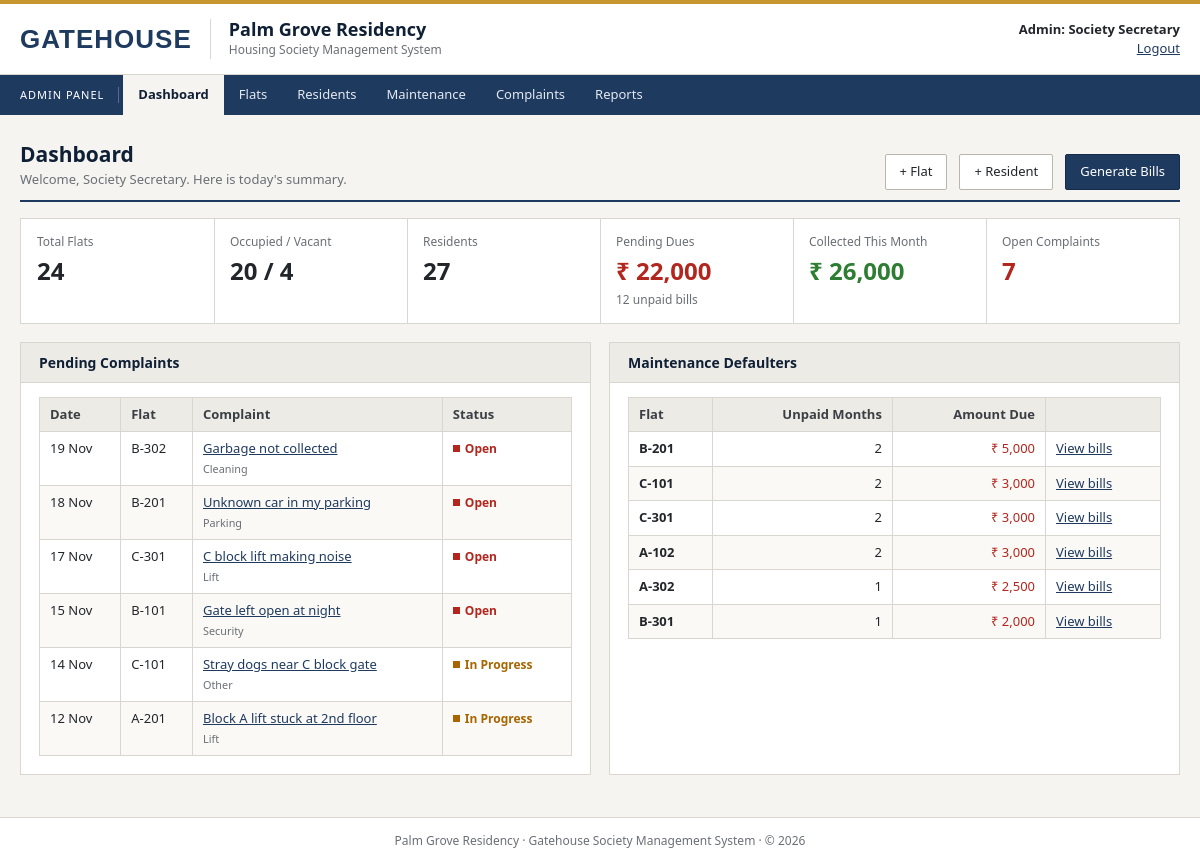
Page /admin/dashboard.php (signed in) on the committed database.
### tables this page shows
CREATE TABLE complaints (
    complaint_id   INT AUTO_INCREMENT PRIMARY KEY,
    flat_id        INT          NOT NULL,
    category       ENUM('Plumbing','Electrical','Lift','Security','Cleaning','Parking','Other') NOT NULL,
    subject        VARCHAR(150) NOT NULL,
    description    TEXT         NOT NULL,
    status         ENUM('Open','In Progress','Resolved') NOT NULL DEFAULT 'Open',
    admin_remarks  VARCHAR(255),
    created_at     TIMESTAMP DEFAULT CURRENT_TIMESTAMP,
    resolved_on    DATE NULL,
    FOREIGN KEY (flat_id) REFERENCES flats(flat_id) ON DELETE CASCADE
);

CREATE TABLE flats (
    flat_id     INT AUTO_INCREMENT PRIMARY KEY,
    flat_no     VARCHAR(10)  NOT NULL UNIQUE,    
    password    VARCHAR(255) NOT NULL,           
    block       VARCHAR(5)   NOT NULL,
    floor_no    INT          NOT NULL,
    flat_type   ENUM('1BHK','2BHK','3BHK') NOT NULL,
    area_sqft   INT          NOT NULL,
    status      ENUM('Occupied','Vacant') NOT NULL DEFAULT 'Vacant',
    created_at  TIMESTAMP DEFAULT CURRENT_TIMESTAMP
);

### admin/dashboard.php (the view, shortened to what this page needs)
<?php
require_once '../config/db.php';
$totalFlats    = db_value($conn, "SELECT COUNT(*) FROM flats");
$occupied      = db_value($conn, "SELECT COUNT(*) FROM flats WHERE status = 'Occupied'");
$residents     = db_value($conn, "SELECT COUNT(*) FROM residents");
$unpaidCount   = db_value($conn, "SELECT COUNT(*) FROM maintenance_bills WHERE status = 'Unpaid'");
$unpaidAmount  = db_value($conn, "SELECT COALESCE(SUM(amount), 0) FROM maintenance_bills WHERE status = 'Unpaid'");
$collectedThisMonth = db_value($conn,
    "SELECT COALESCE(SUM(amount), 0) FROM maintenance_bills
     WHERE status = 'Paid' AND DATE_FORMAT(paid_on, '%Y-%m') = DATE_FORMAT(CURDATE(), '%Y-%m')");
$openComplaints = db_value($conn, "SELECT COUNT(*) FROM complaints WHERE status <> 'Resolved'");
$pending = $conn->query(
    "SELECT c.complaint_id, c.subject, c.category, c.status, c.created_at, f.flat_no
     FROM complaints c JOIN flats f ON f.flat_id = c.flat_id
     WHERE c.status <> 'Resolved'
     ORDER BY c.created_at DESC LIMIT 6");
$defaulters = $conn->query(
    "SELECT f.flat_no, COUNT(*) AS months, SUM(b.amount) AS due
     FROM maintenance_bills b JOIN flats f ON f.flat_id = b.flat_id
     WHERE b.status = 'Unpaid'
     GROUP BY f.flat_id
     ORDER BY due DESC LIMIT 6");
$base = '../'; $role = 'admin'; $page = 'dashboard'; $title = 'Admin Dashboard';
include '../includes/header.php';
?>
<div class="page-head">
    <div><h1>Dashboard</h1><p>Welcome, <?= e($_SESSION['admin_name']) ?>. Here is today's summary.</p></div>
    <div class="actions">
        <a href="flat_add.php" class="btn btn-light">+ Flat</a>
        <a href="resident_add.php" class="btn btn-light">+ Resident</a>
        <a href="bill_generate.php" class="btn">Generate Bills</a>
    </div>
</div>
<div class="stats">
    <div class="stat"><div class="label">Total Flats</div><div class="value"><?= $totalFlats ?></div></div>
    <div class="stat"><div class="label">Occupied / Vacant</div><div class="value"><?= $occupied ?> / <?= $totalFlats - $occupied ?></div></div>
    <div class="stat"><div class="label">Residents</div><div class="value"><?= $residents ?></div></div>
    <div class="stat bad"><div class="label">Pending Dues</div><div class="value"><?= money($unpaidAmount) ?></div><div class="sub"><?= $unpaidCount ?> unpaid bills</div></div>
    <div class="stat good"><div class="label">Collected This Month</div><div class="value"><?= money($collectedThisMonth) ?></div></div>
    <div class="stat bad"><div class="label">Open Complaints</div><div class="value"><?= $openComplaints ?></div></div>
</div>
<div class="grid-2">
    <div class="card">
        <h2>Pending Complaints</h2>
        <div class="table-wrap">
            <table>
                <thead><tr><th>Date</th><th>Flat</th><th>Complaint</th><th>Status</th></tr></thead>
                <tbody>
                <?php while ($c = $pending->fetch_assoc()): ?>
                    <tr>
                        <td><?= date('d M', strtotime($c['created_at'])) ?></td>
                        <td><?= e($c['flat_no']) ?></td>
                        <td class="wrap" style="min-width:160px"><a href="complaint_edit.php?id=<?= $c['complaint_id'] ?>"><?= e($c['subject']) ?></a><br><small><?= e($c['category']) ?></small></td>
                        <td><?= badge($c['status']) ?></td>
                    </tr>
                <?php endwhile; ?>
                </tbody>
            </table>
        </div>
    </div>
    <div class="card">
        <h2>Maintenance Defaulters</h2>
        <div class="table-wrap">
            <table>
                <thead><tr><th>Flat</th><th class="num">Unpaid Months</th><th class="num">Amount Due</th><th></th></tr></thead>
                <tbody>
                <?php while ($d = $defaulters->fetch_assoc()): ?>
                    <tr>
                        <td><b><?= e($d['flat_no']) ?></b></td>
                        <td class="num"><?= $d['months'] ?></td>
                        <td class="num" style="color:var(--red)"><?= money($d['due']) ?></td>
                        <td><a href="bills.php?q=<?= urlencode($d['flat_no']) ?>&status=Unpaid">View bills</a></td>
                    </tr>
                <?php endwhile; ?>
                </tbody>
            </table>
        </div>
    </div>
</div>
<?php include '../includes/footer.php'; ?>

### includes/header.php (shortened to what this page needs)
<?php
$base  = $base  ?? '';
$role  = $role  ?? '';
$page  = $page  ?? '';
if ($role === 'admin') {
    $menu = [
        'dashboard'  => ['Dashboard',   'admin/dashboard.php'],
        'flats'      => ['Flats',       'admin/flats.php'],
        'residents'  => ['Residents',   'admin/residents.php'],
        'bills'      => ['Maintenance', 'admin/bills.php'],
        'complaints' => ['Complaints',  'admin/complaints.php'],
        'reports'    => ['Reports',     'admin/reports.php'],
    ];
    $who = 'Admin: ' . ($_SESSION['admin_name'] ?? '');
} else {
    $menu = [];
    $who = '';
}
?>
<!DOCTYPE html>
<html lang="en">
<head>
    <link rel="stylesheet" href="<?= $base ?>assets/css/style.css">
</head>
<body class="<?= $role ? 'role-' . $role : 'role-guest' ?>">
<header class="masthead">
    <div class="masthead-inner">
        <a class="wordmark" href="<?= $base ?>index.php"><?= e(strtoupper(APP_NAME)) ?></a>
        <div class="site-title">
            <div class="site-name"><?= e(SOCIETY_NAME) ?></div>
            <div class="site-sub">Housing Society Management System</div>
        </div>
        <?php if ($who): ?>
            <div class="userbox">
                <span><?= e($who) ?></span>
                <a href="<?= $base ?>logout.php">Logout</a>
            </div>
        <?php else: ?>
            <div class="userbox"><?= date('l, d F Y') ?></div>
        <?php endif; ?>
    </div>
</header>
<?php if ($menu): ?>
<nav class="navbar">
    <div class="navbar-inner">
        <span class="nav-role"><?= $role === 'admin' ? 'Admin Panel' : 'Resident Portal' ?></span>
        <div class="nav">
            <?php foreach ($menu as $key => [$label, $link]): ?>
                <a href="<?= $base . $link ?>" class="<?= $page === $key ? 'active' : '' ?>"><?= $label ?></a>
            <?php endforeach; ?>
        </div>
    </div>
</nav>
<?php endif; ?>
<main class="container">

### includes/functions.php (shortened to what this page needs)
<?php
function e($value)
{
    return htmlspecialchars((string)$value, ENT_QUOTES, 'UTF-8');
}
function db_select($conn, $sql, $types = '', $params = [])
{
    $stmt = $conn->prepare($sql);
    $stmt->execute();
    return $stmt->get_result();
}
function db_value($conn, $sql, $types = '', $params = [])
{
    return db_select($conn, $sql, $types, $params)->fetch_row()[0] ?? 0;
}
function badge($status)
{
    $cls = strtolower(str_replace(' ', '-', $status));
    return '<span class="badge badge-' . e($cls) . '">' . e($status) . '</span>';
}
function money($amount)
{
    return '&#8377; ' . number_format((float)$amount, 0);
}

### includes/footer.php (shortened to what this page needs)
</main>
<footer class="footer">
    <?= e(SOCIETY_NAME) ?> &middot; <?= e(APP_NAME) ?> Society Management System &middot; &copy; <?= date('Y') ?>
</footer>
</body>
</html>

### rows in the picture
complaints: created_at "19 Nov", flat.flat_no "B-302", subject "Garbage not collected", category "Cleaning", status "Open"
complaints: created_at "18 Nov", flat.flat_no "B-201", subject "Unknown car in my parking", category "Parking", status "Open"
complaints: created_at "17 Nov", flat.flat_no "C-301", subject "C block lift making noise", category "Lift", status "Open"
complaints: created_at "15 Nov", flat.flat_no "B-101", subject "Gate left open at night", category "Security", status "Open"
complaints: created_at "14 Nov", flat.flat_no "C-101", subject "Stray dogs near C block gate", category "Other", status "In Progress"
complaints: created_at "12 Nov", flat.flat_no "A-201", subject "Block A lift stuck at 2nd floor", category "Lift", status "In Progress"

### other values in the picture
APP_NAME "GATEHOUSE"
SOCIETY_NAME "Palm Grove Residency"
$who "Admin: Society Secretary"
$label "Dashboard"
$label "Flats"
$label "Residents"
$label "Maintenance"
$label "Complaints"
$label "Reports"
$_SESSION['admin_name'] "Society Secretary"
$totalFlats "24"
$occupied "20"
$totalFlats - $occupied "4"
$residents "27"
money($unpaidAmount) "₹ 22,000"
